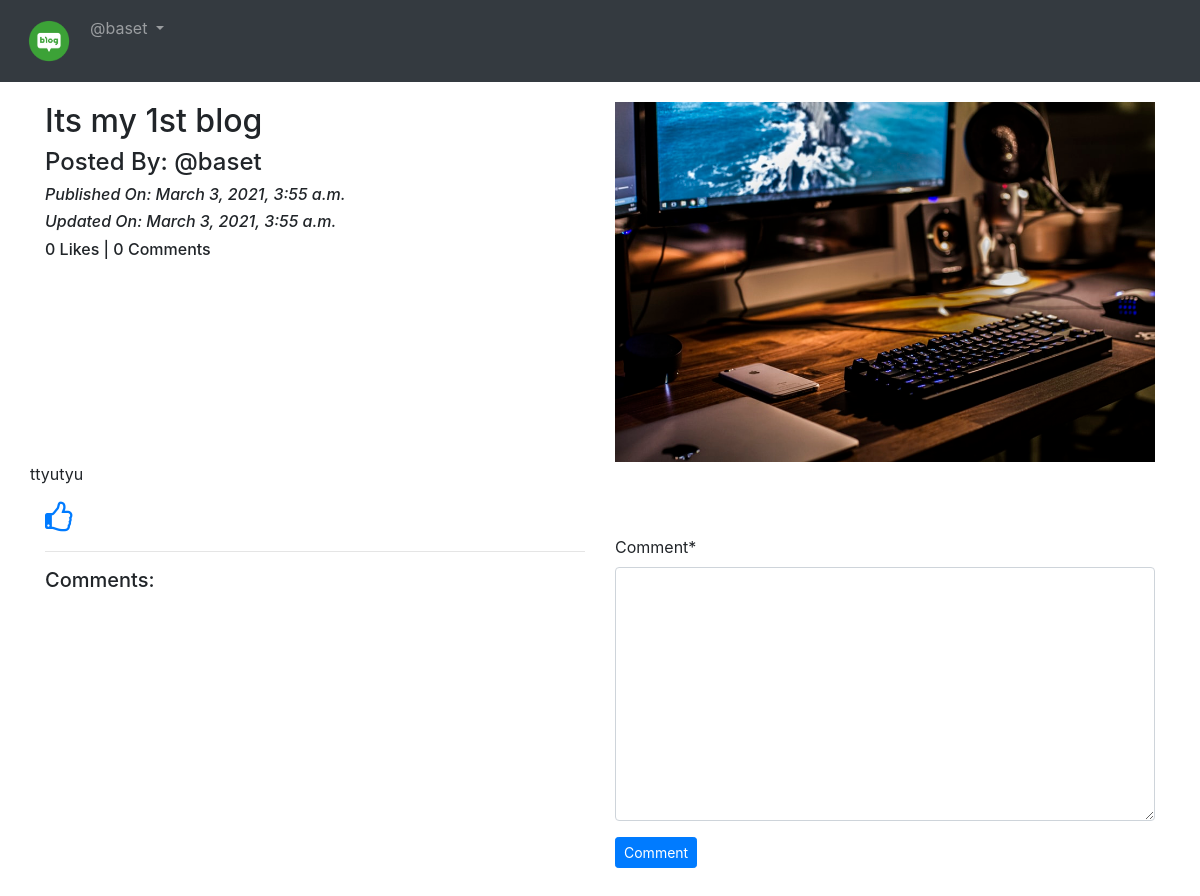
The app's page /details/Its-my-1st-blog-5c549cd8-9660-49ad-8b3c-ce4c2d60708c (signed in) with its own data.
### App_Blog/models.py (models this page shows, shortened)
class Blog(models.Model):
    author = models.ForeignKey(User, on_delete=models.CASCADE, related_name='post_author')
    blog_title = models.CharField(max_length=264, verbose_name="Put a Title")
    slug = models.SlugField(max_length=264, unique=True)
    blog_content = models.TextField(verbose_name="What is on your mind?")
    blog_image = models.ImageField(upload_to='blog_images', verbose_name="Image")
    publish_date = models.DateTimeField(auto_now_add=True)
    update_date = models.DateTimeField(auto_now=True)
    class Meta:
        ordering = ['-publish_date', ]

### App_Blog/views.py (the view, shortened to what this page needs)
# urls.py: path('details/<slug:slug>', views.blog_details, name='blog_details'),
@login_required
def blog_details(request, slug):
    blog = Blog.objects.get(slug=slug)
    comment_form = CommentForm()
    already_liked = Likes.objects.filter(blog=blog, user= request.user)
    if already_liked:
        liked = True
    else:
        liked = False
    return render(request, 'App_Blog/blog_details.html', context={'blog':blog, 'comment_form':comment_form, 'liked':liked,})

### App_Blog/forms.py
class CommentForm(forms.ModelForm):
    class Meta:
        model = Comment
        fields = ('comment',)

### templates/App_Blog/blog_details.html (shortened to what this page needs)
{% extends 'base.html' %}
{% load crispy_forms_tags %}
{% block body_block %}
<div class="row">
  <div class="col-sm-6">
    <h2>{{blog.blog_title}}</h2>
    <h4>Posted By: @{{blog.author}}</h4>
    <i><h6>Published On: {{blog.publish_date}}</h6></i>
    <i><h6>Updated On: {{blog.update_date}}</h6></i>
    <h6>{{blog.liked_blog.count}} Likes | {{blog.blog_comment.count}} Comments</h6>
  </div>
  <div class="col-sm-6">
    <img src="/media/{{blog.blog_image}}" width="100%">
  </div>
  <p>
    {{blog.blog_content|linebreaks}}
  </p>
  </div>
  {% if not liked %}
  <a href="{% url 'App_Blog:liked_post' pk=blog.pk %}">
    <i class="fa fa-thumbs-o-up fa-2x" aria-hidden="true"></i>
  </a>
  {% else %}
  <a href="{% url 'App_Blog:unliked_post' pk=blog.pk %}">
    <i class="fa fa-thumbs-o-down fa-2x" aria-hidden="true"></i>
  </a>
  {% endif %}
  <div class="row">
    <div class="col-sm-6">
      <hr>
      <h5>Comments:</h5>
    </div>
    <div class="col-sm-6">
      <form method="POST">
        {{ comment_form|crispy }}
        <button type="submit" class="btn btn-primary btn-sm">Comment</button>
      </form>
    </div>
  </div>
  <br>
  <br>
  {% endblock %}

### templates/base.html (shortened to what this page needs)
<!DOCTYPE html>
{% load static %}
<html lang="en" dir="ltr">
<head>
  <link rel="stylesheet" href="https://maxcdn.bootstrapcdn.com/bootstrap/4.4.1/css/bootstrap.min.css">
  <link href="https://maxcdn.bootstrapcdn.com/font-awesome/4.7.0/css/font-awesome.min.css" rel="stylesheet">
</head>
<body>
  <nav class="navbar navbar-expand-sm bg-dark navbar-dark">
    <ul class="navbar-nav">
      <li class="nav-item active">
        <a class="nav-link" href="#"><img src="{% static '/media/logo.png' %}" width="50px"></a>
      </li>
      {% if user.is_authenticated %}
      <div class="nav-item dropdown">
        <a class="nav-link dropdown-toggle" href="#" id="navbardrop" data-toggle="dropdown">
          @{{user.username}}
        </a>
      </div>
      {% endif %}
    </ul>
  </nav>
  <div class="container" style="padding-top:20px">
    {% block body_block %}
    {% endblock %}
  </div>
</body>
</html>

### records on screen
Blog: blog_title "Its my 1st blog", author "baset", publish_date "March 3, 2021, 3:55 a.m.", update_date "March 3, 2021, 3:55 a.m.", liked_blog.count "0", blog_comment.count "0", blog_image (picture), blog_content "ttyutyu"

### other values on screen
{{ user.username }} "baset"
